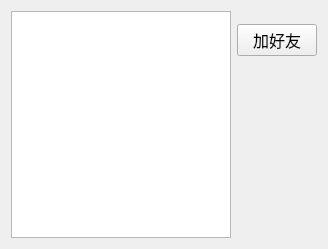
<?xml version="1.0" encoding="UTF-8"?>
<ui version="4.0">
 <class>Online</class>
 <widget class="QWidget" name="Online">
  <property name="geometry">
   <rect>
    <x>0</x>
    <y>0</y>
    <width>328</width>
    <height>249</height>
   </rect>
  </property>
  <property name="windowTitle">
   <string>Form</string>
  </property>
  <layout class="QVBoxLayout" name="verticalLayout_2">
   <item>
    <layout class="QHBoxLayout" name="horizontalLayout">
     <item>
      <widget class="QListWidget" name="online_lw">
       <property name="font">
        <font>
         <pointsize>12</pointsize>
        </font>
       </property>
      </widget>
     </item>
     <item>
      <layout class="QVBoxLayout" name="verticalLayout">
       <item>
        <spacer name="verticalSpacer">
         <property name="orientation">
          <enum>Qt::Vertical</enum>
         </property>
         <property name="sizeHint" stdset="0">
          <size>
           <width>20</width>
           <height>40</height>
          </size>
         </property>
        </spacer>
       </item>
       <item>
        <widget class="QPushButton" name="addFriend_pb">
         <property name="font">
          <font>
           <pointsize>12</pointsize>
          </font>
         </property>
         <property name="text">
          <string>加好友</string>
         </property>
        </widget>
       </item>
       <item>
        <spacer name="verticalSpacer_2">
         <property name="orientation">
          <enum>Qt::Vertical</enum>
         </property>
         <property name="sizeHint" stdset="0">
          <size>
           <width>20</width>
           <height>208</height>
          </size>
         </property>
        </spacer>
       </item>
      </layout>
     </item>
    </layout>
   </item>
  </layout>
 </widget>
 <resources/>
 <connections/>
</ui>
